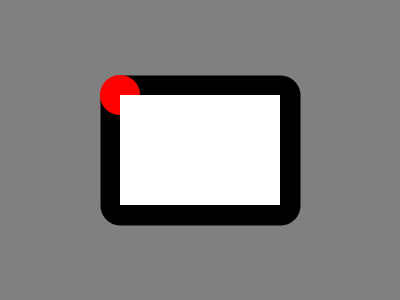
Frame 1 (no input)
Frame 60 (the mouse pressed at the canvas centre just before this capture): identical to frame 1, image omitted
Frame 120 (the mouse held since frame 60 and released just before this capture): identical to frame 1, image omitted

The Processing sketch that drew this single still picture (run headless with seeded random() and noise(); from frame 60 on, the mouse is pressed at the canvas centre):

// Processing sketch: processing_5721
// ── processing_5721.pde


int diameter = 40;
int xpos = 100;
int ypos = 75;
int xsize = 200;
int ysize = 150;

void setup(){
  size(400, 300);
  background(128);
  smooth();
  strokeWeight(10);
  strokeJoin(ROUND);
}
void draw() {
  if (keyPressed) {
    if (key == 'r') {
      //diameter = mouseX;
      diameter = constrain(mouseX, 0, xsize);
      diameter = constrain(mouseX, 0, ysize);
    } 
  } 

  if (keyPressed) {
    if (key == 's') {
      xsize = constrain(mouseX,diameter,width - xpos);
      ysize = constrain(mouseY,diameter,height  - ypos);
    }
  } 

  if (keyPressed) {
    if (key == 'p') {
      xpos = mouseX;
      ypos = mouseY;
    } 
  }
  background(128);
  fill(255);
  stroke(0);
  strokeWeight(diameter);
  rect(xpos + diameter /2, ypos + diameter/2, xsize - diameter, ysize - diameter);
  noStroke();
  fill(color(255,0,0));
  ellipse(xpos + diameter /2, ypos + diameter /2, diameter, diameter);
  fill(255);
  rect(xpos + diameter /2, ypos + diameter /2 , xsize - diameter, ysize - diameter);
}
